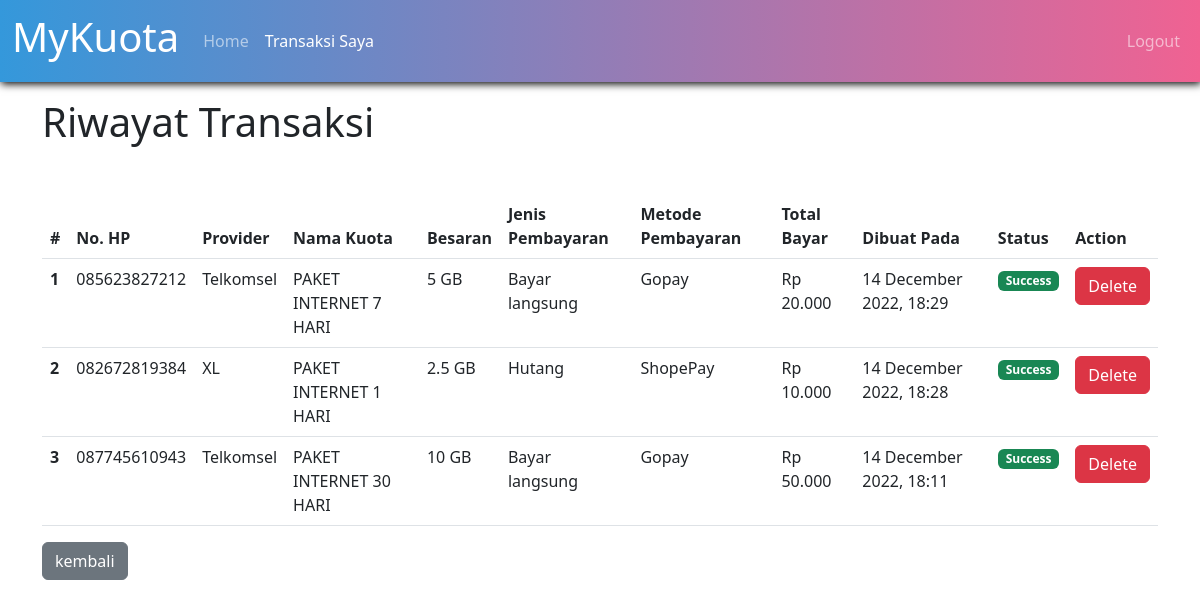
The page /transaksi.php (signed in) on the database its author committed.
### tables this page shows
CREATE TABLE `pembelian_kuota` (
  `kuota_id` int(11) NOT NULL,
  `nohp` varchar(12) NOT NULL,
  `provider` varchar(100) NOT NULL,
  `kuota_name` varchar(255) NOT NULL,
  `kuota_size` varchar(100) NOT NULL,
  `kuota_price` varchar(100) NOT NULL,
  `jenis_pembayaran` varchar(100) NOT NULL,
  `metode_pembayaran` varchar(100) NOT NULL,
  `total_bayar` varchar(100) NOT NULL,
  `created_at` datetime NOT NULL DEFAULT current_timestamp()
);

### transaksi.php (the view, shortened to what this page needs)
<?php
include("koneksi.php");
?>
<!doctype html>
<html lang="en">
<head>
    <link href="https://cdn.jsdelivr.net/npm/bootstrap@5.2.3/dist/css/bootstrap.min.css" rel="stylesheet"
>
</head>
<body>
    <header>
        <nav class="navbar navbar-expand-lg navbar-dark text-white"
            style=" background: -webkit-linear-gradient(left, #3498db, #f06292); box-shadow: 1px 2px 8px rgba(0, 0, 0, 65);">
            <div class="container-fluid">
                <a class="navbar-brand" href="home.php">
                    <h1>MyKuota</h1>
                </a>
                <div class="collapse navbar-collapse" id="navbarNav">
                    <ul class="navbar-nav">
                        <li class="nav-item">
                            <a class="nav-link" aria-current="page" href="index.php">Home</a>
                        </li>
                        <li class="nav-item">
                            <a class="nav-link active" href="transaksi.php">Transaksi Saya</a>
                        </li>
                    </ul>
                </div>
                <ul class="navbar-nav justify-content-end">
                    <li class="nav-item">
                        <a class="nav-link" href="logout.php">Logout</a>
                    </li>
                </ul>
            </div>
        </nav>
    </header>
    <main>
        <div class="container">
            <h1 class="mt-3 mb-5">Riwayat Transaksi</h1>
            <table class="table">
                <thead>
                    <tr>
                        <th scope="col">#</th>
                        <th scope="col">No. HP</th>
                        <th scope="col">Provider</th>
                        <th scope="col">Nama Kuota</th>
                        <th scope="col">Besaran</th>
                        <th scope="col">Jenis Pembayaran</th>
                        <th scope="col">Metode Pembayaran</th>
                        <th scope="col">Total Bayar</th>
                        <th scope="col">Dibuat Pada</th>
                        <th scope="col">Status</th>
                        <th scope="col">Action</th>
                    </tr>
                </thead>
                <tbody>
                    <?php
                    $sql = "SELECT * FROM pembelian_kuota ORDER BY kuota_id DESC";
                    $query = mysqli_query($conn, $sql);
                    $urut = 1;
                    while($row = mysqli_fetch_array($query)) {
                        $kuota_id           = $row["kuota_id"];
                        $nohp               = $row["nohp"];
                        $provider           = $row["provider"];
                        $kuota_name         = $row["kuota_name"];
                        $kuota_size         = $row["kuota_size"];
                        $jenis_pembayaran   = $row["jenis_pembayaran"];
                        $metode_pembayaran  = $row["metode_pembayaran"];
                        $total_bayar        = $row["total_bayar"];
                        $created_at         = $row["created_at"];
                    ?>
                    <tr>
                        <th scope="row"><?php echo $urut++; ?></th>
                        <td scope="row"><?php echo $nohp ?></td>
                        <td scope="row"><?php echo $provider ?></td>
                        <td scope="row"><?php echo $kuota_name ?></td>
                        <td scope="row"><?php echo $kuota_size ?></td>
                        <td scope="row"><?php echo $jenis_pembayaran ?></td>
                        <td scope="row"><?php echo $metode_pembayaran ?></td>
                        <td scope="row"><?php echo $total_bayar ?></td>
                        <td scope="row"><?php echo date("d F Y, G:i", strtotime($created_at)) ?></td>
                        <td scope="row"><span class="badge text-bg-success">Success</span></td>
                        <td scope="row">
                            <a href="hapus.php?kuota_id=<?php echo $kuota_id ?>"
                                onclick="return confirm('Yakin ingin delete data?')"> <button type="button"
                                    class="btn btn-danger">Delete</button></a>
                        </td>
                    </tr>
                    <?php
                    }
                    ?>
            </table>
            <a href="index.php"> <button type="button" class="btn btn-secondary">kembali</button></a>
        </div>
    </main>
</body>
</html>

### rows shown on the page
pembelian_kuota: nohp "085623827212", provider "Telkomsel", kuota_name "PAKET INTERNET 7 HARI", kuota_size "5 GB", jenis_pembayaran "Bayar langsung", metode_pembayaran "Gopay", total_bayar "Rp 20.000", created_at "14 December 2022, 18:29"
pembelian_kuota: nohp "082672819384", provider "XL", kuota_name "PAKET INTERNET 1 HARI", kuota_size "2.5 GB", jenis_pembayaran "Hutang", metode_pembayaran "ShopePay", total_bayar "Rp 10.000", created_at "14 December 2022, 18:28"
pembelian_kuota: nohp "087745610943", provider "Telkomsel", kuota_name "PAKET INTERNET 30 HARI", kuota_size "10 GB", jenis_pembayaran "Bayar langsung", metode_pembayaran "Gopay", total_bayar "Rp 50.000", created_at "14 December 2022, 18:11"
